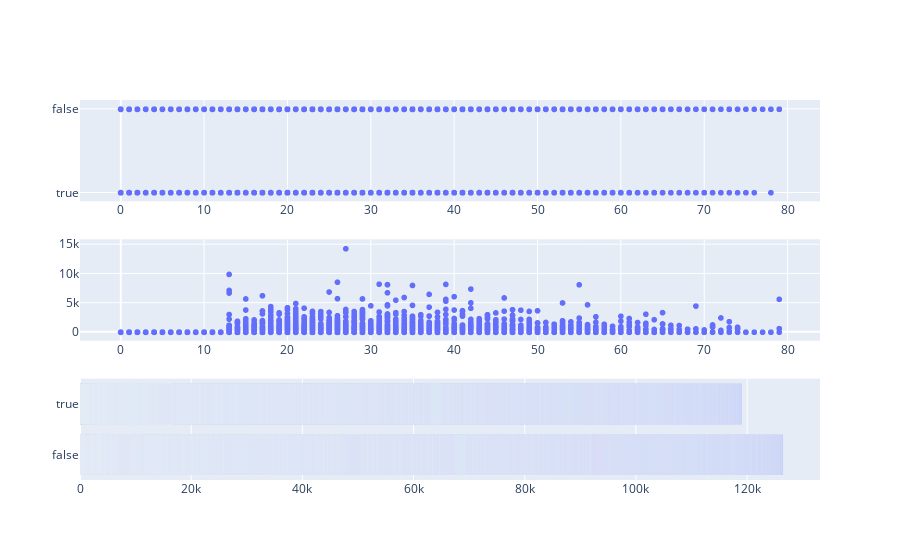

Notebook code for this chart:
### Code cell
fig = make_subplots(rows = 3, cols = 1)
p_1 = px.scatter(data_frame=age_data, x = "Age", y = "CryoSleep")
p_2 = px.scatter(data_frame=age_data, x = "Age", y = "RoomService")
p_3 = px.bar(data_frame=age_data, x = "Age", y = "Transported") #age doesn't seem to be significant (might as well drop it)
fig.add_trace(p_1.data[0], row = 1, col = 1)
fig.add_trace(p_2.data[0], row = 2, col = 1)
fig.add_trace(p_3.data[0], row = 3, col = 1)
fig.show()

### Figure 1 — Plotly figure (JSON) as saved in the notebook; plotly's stock layout.template omitted (floating-point values rounded to 4 significant figures; data arrays with more than 128 entries replaced by an {"elided": "..."} marker saying what was removed)
{"data": [{"hovertemplate": "Age=%{x}<br>CryoSleep=%{y}<extra></extra>", "legendgroup": "", "marker": {"color": "#636efa", "symbol": "circle"}, "mode": "markers", "name": "", "showlegend": false, "type": "scattergl", "x": {"elided": "8693 int values"}, "xaxis": "x", "y": {"elided": "8693 bool values"}, "yaxis": "y"}, {"hovertemplate": "Age=%{x}<br>RoomService=%{y}<extra></extra>", "legendgroup": "", "marker": {"color": "#636efa", "symbol": "circle"}, "mode": "markers", "name": "", "showlegend": false, "type": "scattergl", "x": {"elided": "8693 int values"}, "xaxis": "x2", "y": {"elided": "8693 int values"}, "yaxis": "y2"}, {"alignmentgroup": "True", "hovertemplate": "Age=%{x}<br>Transported=%{y}<extra></extra>", "legendgroup": "", "marker": {"color": "#636efa", "pattern": {"shape": ""}}, "name": "", "offsetgroup": "", "orientation": "h", "showlegend": false, "textposition": "auto", "type": "bar", "x": {"elided": "8693 int values"}, "xaxis": "x3", "y": {"elided": "8693 bool values"}, "yaxis": "y3"}], "layout": {"xaxis": {"anchor": "y", "domain": [0, 1]}, "xaxis2": {"anchor": "y2", "domain": [0, 1]}, "xaxis3": {"anchor": "y3", "domain": [0, 1]}, "yaxis": {"anchor": "x", "domain": [0.7333, 1]}, "yaxis2": {"anchor": "x2", "domain": [0.3667, 0.6333]}, "yaxis3": {"anchor": "x3", "domain": [0, 0.2667]}}}
